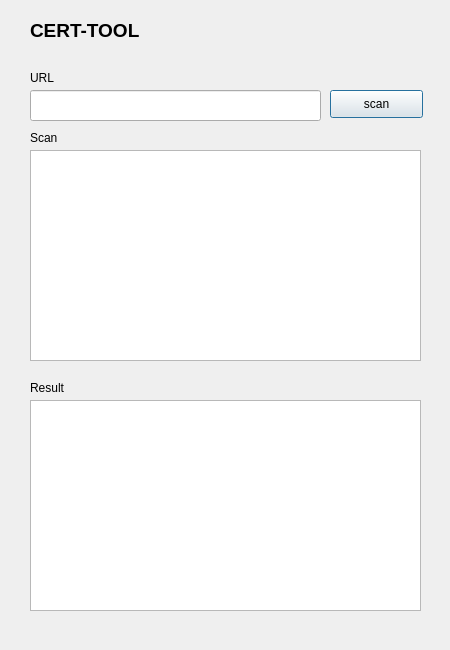
<?xml version="1.0" encoding="UTF-8"?>
<ui version="4.0">
 <class>Dialog</class>
 <widget class="QDialog" name="Dialog">
  <property name="geometry">
   <rect>
    <x>0</x>
    <y>0</y>
    <width>450</width>
    <height>650</height>
   </rect>
  </property>
  <property name="windowTitle">
   <string>Dialog</string>
  </property>
  <widget class="QLabel" name="label">
   <property name="geometry">
    <rect>
     <x>30</x>
     <y>70</y>
     <width>64</width>
     <height>15</height>
    </rect>
   </property>
   <property name="text">
    <string>URL</string>
   </property>
  </widget>
  <widget class="QPushButton" name="pushButton">
   <property name="geometry">
    <rect>
     <x>330</x>
     <y>90</y>
     <width>93</width>
     <height>28</height>
    </rect>
   </property>
   <property name="text">
    <string>scan</string>
   </property>
  </widget>
  <widget class="QLabel" name="label_2">
   <property name="geometry">
    <rect>
     <x>30</x>
     <y>10</y>
     <width>151</width>
     <height>41</height>
    </rect>
   </property>
   <property name="text">
    <string>&lt;html&gt;&lt;head/&gt;&lt;body&gt;&lt;p&gt;&lt;span style=&quot; font-size:14pt; font-weight:600;&quot;&gt;CERT-TOOL&lt;/span&gt;&lt;/p&gt;&lt;/body&gt;&lt;/html&gt;</string>
   </property>
  </widget>
  <widget class="QLineEdit" name="lineEdit">
   <property name="geometry">
    <rect>
     <x>30</x>
     <y>90</y>
     <width>291</width>
     <height>31</height>
    </rect>
   </property>
  </widget>
  <widget class="QTextBrowser" name="textBrowser">
   <property name="geometry">
    <rect>
     <x>30</x>
     <y>150</y>
     <width>391</width>
     <height>211</height>
    </rect>
   </property>
  </widget>
  <widget class="QTextBrowser" name="textBrowser_2">
   <property name="geometry">
    <rect>
     <x>30</x>
     <y>400</y>
     <width>391</width>
     <height>211</height>
    </rect>
   </property>
  </widget>
  <widget class="QLabel" name="label_3">
   <property name="geometry">
    <rect>
     <x>30</x>
     <y>380</y>
     <width>64</width>
     <height>15</height>
    </rect>
   </property>
   <property name="text">
    <string>Result</string>
   </property>
  </widget>
  <widget class="QLabel" name="label_4">
   <property name="geometry">
    <rect>
     <x>30</x>
     <y>130</y>
     <width>64</width>
     <height>15</height>
    </rect>
   </property>
   <property name="text">
    <string>Scan</string>
   </property>
  </widget>
  <widget class="QLabel" name="label_5">
   <property name="geometry">
    <rect>
     <x>70</x>
     <y>70</y>
     <width>111</width>
     <height>16</height>
    </rect>
   </property>
   <property name="text">
    <string>&lt;html&gt;&lt;head/&gt;&lt;body&gt;&lt;p/&gt;&lt;/body&gt;&lt;/html&gt;</string>
   </property>
  </widget>
 </widget>
 <resources/>
 <connections/>
</ui>
